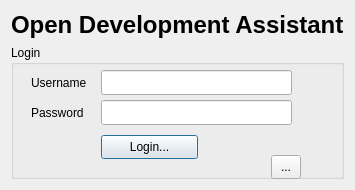
<?xml version="1.0" encoding="UTF-8"?>
<ui version="4.0">
 <class>LoginWindow</class>
 <widget class="QDialog" name="LoginWindow">
  <property name="windowModality">
   <enum>Qt::ApplicationModal</enum>
  </property>
  <property name="geometry">
   <rect>
    <x>0</x>
    <y>0</y>
    <width>306</width>
    <height>172</height>
   </rect>
  </property>
  <property name="maximumSize">
   <size>
    <width>306</width>
    <height>172</height>
   </size>
  </property>
  <property name="windowTitle">
   <string>Open Development Assistant</string>
  </property>
  <layout class="QVBoxLayout" name="verticalLayout">
   <item>
    <widget class="QLabel" name="titletextl">
     <property name="font">
      <font>
       <family>Arial</family>
       <pointsize>18</pointsize>
       <weight>75</weight>
       <bold>true</bold>
      </font>
     </property>
     <property name="text">
      <string>Open Development Assistant</string>
     </property>
    </widget>
   </item>
   <item>
    <widget class="QGroupBox" name="groupBox">
     <property name="sizePolicy">
      <sizepolicy hsizetype="Expanding" vsizetype="Expanding">
       <horstretch>0</horstretch>
       <verstretch>0</verstretch>
      </sizepolicy>
     </property>
     <property name="minimumSize">
      <size>
       <width>298</width>
       <height>134</height>
      </size>
     </property>
     <property name="title">
      <string>Login</string>
     </property>
     <widget class="QLineEdit" name="login">
      <property name="geometry">
       <rect>
        <x>90</x>
        <y>25</y>
        <width>191</width>
        <height>25</height>
       </rect>
      </property>
     </widget>
     <widget class="QLabel" name="oginlabel">
      <property name="geometry">
       <rect>
        <x>20</x>
        <y>30</y>
        <width>71</width>
        <height>16</height>
       </rect>
      </property>
      <property name="text">
       <string>Username</string>
      </property>
     </widget>
     <widget class="QLineEdit" name="password">
      <property name="geometry">
       <rect>
        <x>90</x>
        <y>55</y>
        <width>191</width>
        <height>25</height>
       </rect>
      </property>
      <property name="text">
       <string/>
      </property>
      <property name="echoMode">
       <enum>QLineEdit::Password</enum>
      </property>
     </widget>
     <widget class="QLabel" name="oginlabel_2">
      <property name="geometry">
       <rect>
        <x>20</x>
        <y>60</y>
        <width>71</width>
        <height>16</height>
       </rect>
      </property>
      <property name="text">
       <string>Password</string>
      </property>
     </widget>
     <widget class="QPushButton" name="doLogin">
      <property name="geometry">
       <rect>
        <x>90</x>
        <y>90</y>
        <width>97</width>
        <height>24</height>
       </rect>
      </property>
      <property name="text">
       <string>Login...</string>
      </property>
      <property name="default">
       <bool>true</bool>
      </property>
     </widget>
     <widget class="QToolButton" name="setup">
      <property name="geometry">
       <rect>
        <x>260</x>
        <y>110</y>
        <width>30</width>
        <height>24</height>
       </rect>
      </property>
      <property name="text">
       <string>...</string>
      </property>
     </widget>
    </widget>
   </item>
  </layout>
 </widget>
 <layoutdefault spacing="6" margin="11"/>
 <resources/>
 <connections/>
</ui>
